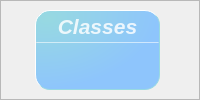
                       <widget class="QFrame" name="frame_13">
                        <property name="frameShape">
                         <enum>QFrame::StyledPanel</enum>
                        </property>
                        <property name="frameShadow">
                         <enum>QFrame::Raised</enum>
                        </property>
                        <layout class="QHBoxLayout" name="horizontalLayout_34">
                         <property name="spacing">
                          <number>6</number>
                         </property>
                         <property name="leftMargin">
                          <number>0</number>
                         </property>
                         <property name="topMargin">
                          <number>5</number>
                         </property>
                         <property name="rightMargin">
                          <number>5</number>
                         </property>
                         <property name="bottomMargin">
                          <number>5</number>
                         </property>
                         <item>
                          <widget class="QFrame" name="Class_QF2">
                           <property name="minimumSize">
                            <size>
                             <width>125</width>
                             <height>80</height>
                            </size>
                           </property>
                           <property name="maximumSize">
                            <size>
                             <width>125</width>
                             <height>80</height>
                            </size>
                           </property>
                           <property name="toolTipDuration">
                            <number>0</number>
                           </property>
                           <property name="styleSheet">
                            <string notr="true">QFrame#Class_QF2{
color: rgb(255, 255, 255);
border-radius: 15px;
background-color:qradialgradient(cx:0, cy:0, radius:1, fx:0.1, fy:0.1, stop:0  #97D9E1,  stop:1   #8EC5FC);
border: 1px outset #97D9E1;
}
</string>
                           </property>
                           <property name="frameShape">
                            <enum>QFrame::StyledPanel</enum>
                           </property>
                           <property name="frameShadow">
                            <enum>QFrame::Raised</enum>
                           </property>
                           <layout class="QVBoxLayout" name="verticalLayout_30" stretch="0,2,1">
                            <property name="spacing">
                             <number>0</number>
                            </property>
                            <property name="leftMargin">
                             <number>0</number>
                            </property>
                            <property name="topMargin">
                             <number>0</number>
                            </property>
                            <property name="rightMargin">
                             <number>0</number>
                            </property>
                            <property name="bottomMargin">
                             <number>0</number>
                            </property>
                            <item>
                             <widget class="QFrame" name="Class_top2">
                              <property name="styleSheet">
                               <string notr="true">border:none</string>
                              </property>
                              <property name="frameShape">
                               <enum>QFrame::StyledPanel</enum>
                              </property>
                              <property name="frameShadow">
                               <enum>QFrame::Raised</enum>
                              </property>
                              <layout class="QHBoxLayout" name="horizontalLayout_35">
                               <property name="spacing">
                                <number>0</number>
                               </property>
                               <property name="leftMargin">
                                <number>0</number>
                               </property>
                               <property name="topMargin">
                                <number>3</number>
                               </property>
                               <property name="rightMargin">
                                <number>0</number>
                               </property>
                               <property name="bottomMargin">
                                <number>3</number>
                               </property>
                               <item>
                                <widget class="QLabel" name="label_12">
                                 <property name="maximumSize">
                                  <size>
                                   <width>16777215</width>
                                   <height>30</height>
                                  </size>
                                 </property>
                                 <property name="font">
                                  <font>
                                   <family>Segoe UI</family>
                                   <pointsize>16</pointsize>
                                   <italic>true</italic>
                                   <bold>true</bold>
                                  </font>
                                 </property>
                                 <property name="styleSheet">
                                  <string notr="true">color: rgba(255, 255,255, 210);
text-align:center;
font: 700 italic 16pt &quot;Segoe UI&quot;;</string>
                                 </property>
                                 <property name="text">
                                  <string>Classes</string>
                                 </property>
                                 <property name="alignment">
                                  <set>Qt::AlignCenter</set>
                                 </property>
                                 <property name="indent">
                                  <number>0</number>
                                 </property>
                                </widget>
                               </item>
                              </layout>
                             </widget>
                            </item>
                            <item>
                             <widget class="Line" name="line_9">
                              <property name="maximumSize">
                               <size>
                                <width>16777215</width>
                                <height>1</height>
                               </size>
                              </property>
                              <property name="styleSheet">
                               <string notr="true">background-color: rgba(255, 255, 255, 89);</string>
                              </property>
                              <property name="orientation">
                               <enum>Qt::Horizontal</enum>
                              </property>
                             </widget>
                            </item>
                            <item>
                             <widget class="QFrame" name="Class_bottom2">
                              <property name="styleSheet">
                               <string notr="true">border:none</string>
                              </property>
                              <property name="frameShape">
                               <enum>QFrame::StyledPanel</enum>
                              </property>
                              <property name="frameShadow">
                               <enum>QFrame::Raised</enum>
                              </property>
                              <layout class="QVBoxLayout" name="verticalLayout_31">
                               <property name="spacing">
                                <number>0</number>
                               </property>
                               <property name="leftMargin">
                                <number>0</number>
                               </property>
                               <property name="topMargin">
                                <number>6</number>
                               </property>
                               <property name="rightMargin">
                                <number>0</number>
                               </property>
                               <property name="bottomMargin">
                                <number>6</number>
                               </property>
                               <item alignment="Qt::AlignTop">
                                <widget class="QLabel" name="Class_num2">
                                 <property name="minimumSize">
                                  <size>
                                   <width>0</width>
                                   <height>30</height>
                                  </size>
                                 </property>
                                 <property name="maximumSize">
                                  <size>
                                   <width>16777215</width>
                                   <height>30</height>
                                  </size>
                                 </property>
                                 <property name="font">
                                  <font>
                                   <family>Microsoft YaHei UI</family>
                                   <pointsize>12</pointsize>
                                   <italic>false</italic>
                                   <bold>false</bold>
                                   <underline>false</underline>
                                  </font>
                                 </property>
                                 <property name="styleSheet">
                                  <string notr="true">color: rgb(255, 255, 255);
font: 12pt &quot;Microsoft YaHei UI&quot;;
</string>
                                 </property>
                                 <property name="text">
                                  <string/>
                                 </property>
                                 <property name="alignment">
                                  <set>Qt::AlignCenter</set>
                                 </property>
                                </widget>
                               </item>
                              </layout>
                             </widget>
                            </item>
                           </layout>
                          </widget>
                         </item>
                        </layout>
                       </widget>
